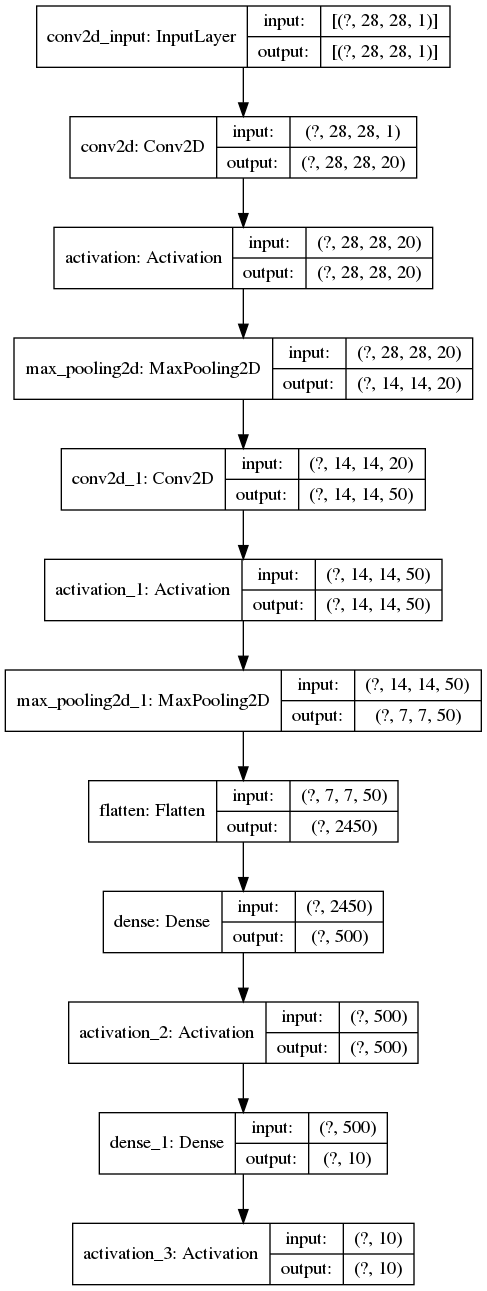
#> input picture conv/lenet.png, 487 x 1291 px
$ python sobel_and_laplacian.py --image ../conv/lenet.png   (older library calls are emulated)
#> lines starting #> are read from the running program, lines starting #| are printed output that depends on the picture
import numpy as np
import argparse
import cv2

ap = argparse.ArgumentParser()
ap.add_argument("-i", "--image", required = True,
help = "Path to the image")
args = vars(ap.parse_args())

image=cv2.imread(args["image"])
#> image is the input picture: shape (1291, 487, 3); min 0, max 255, mean 240.6
image=cv2.cvtColor(image,cv2.COLOR_BGR2GRAY)
#> image: shape (1291, 487)
#blurred=cv2.GaussianBlur(image,(5,5),0) #not necessary
cv2.imshow("Image",image)

lap=cv2.Laplacian(image,cv2.CV_64F)
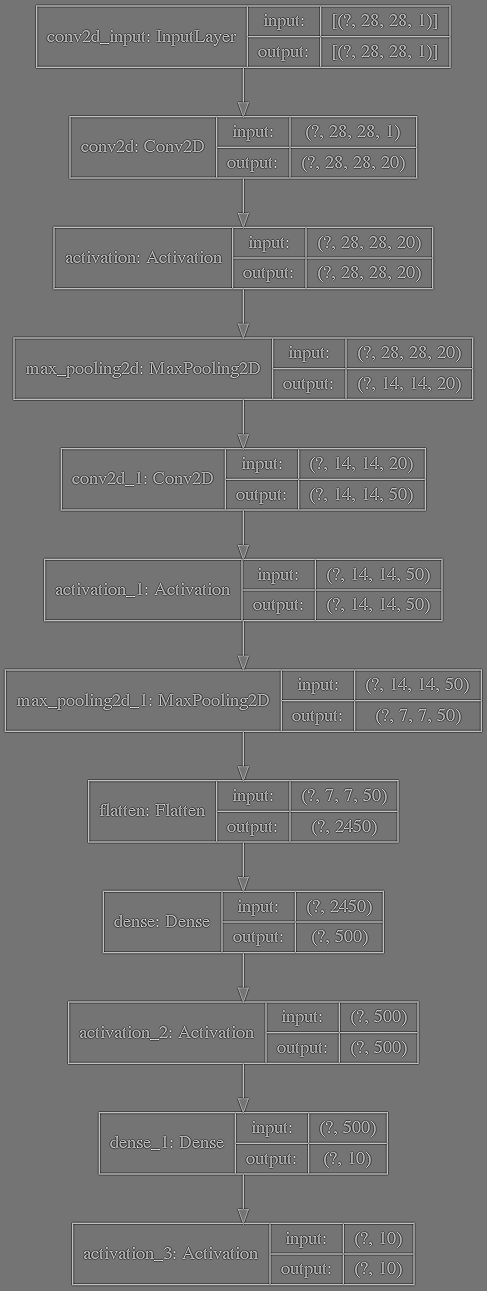
#> lap: shape (1291, 487) float64; min -643, max 765, mean 0; drawn with min black and max white
lap=np.uint8(np.absolute(lap))
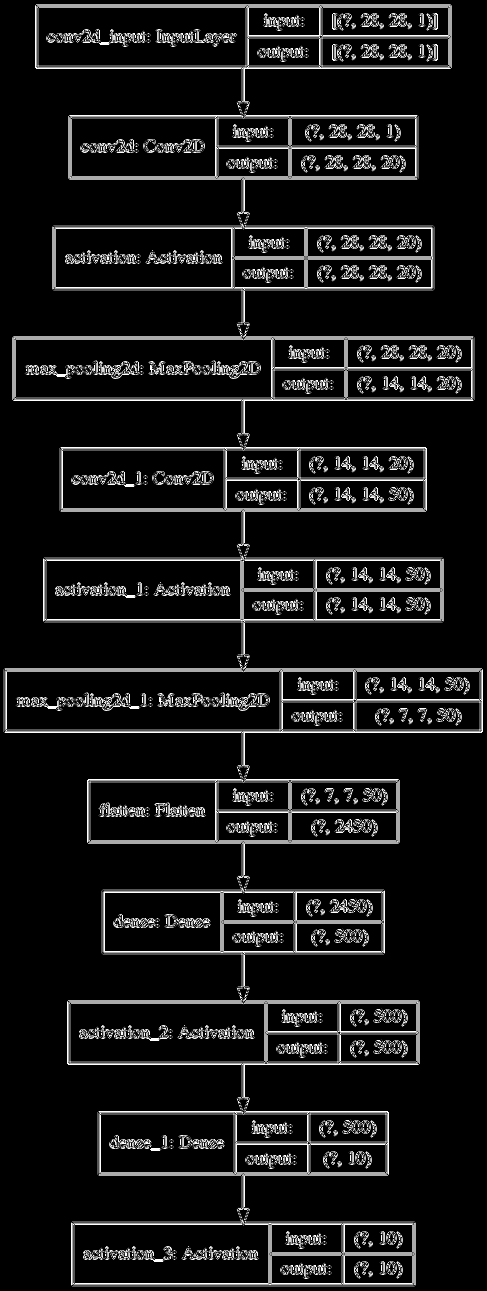
#> lap: shape (1291, 487); min 0, max 255, mean 23.3
cv2.imshow("Laplacian",lap)

sobelX=cv2.Sobel(image,cv2.CV_64F,1,0)
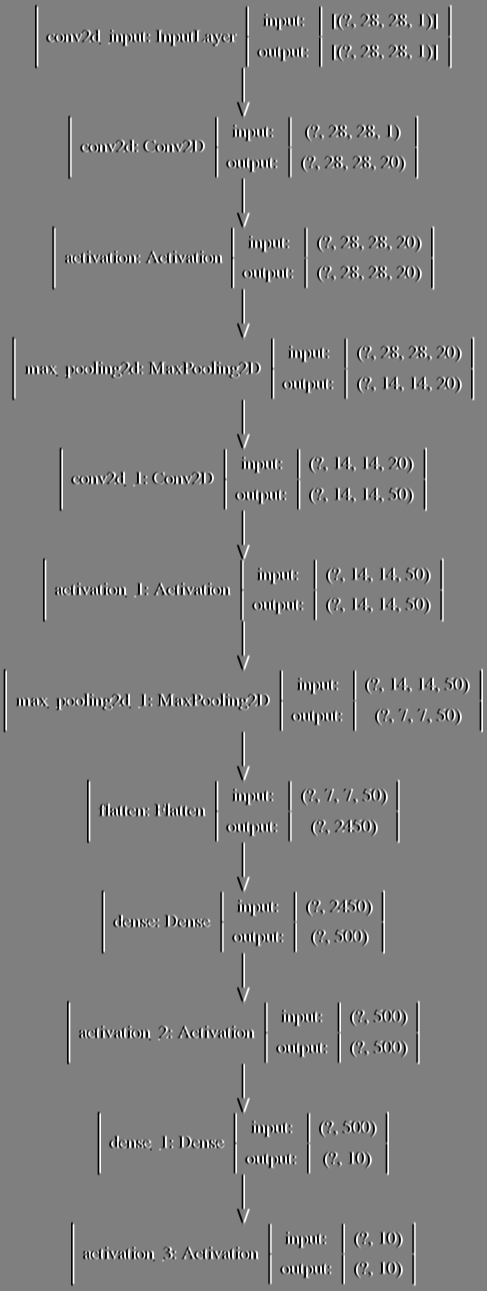
#> sobelX: shape (1291, 487) float64; min -1020, max 1020, mean 0; drawn with min black and max white
sobelY=cv2.Sobel(image,cv2.CV_64F,0,1)
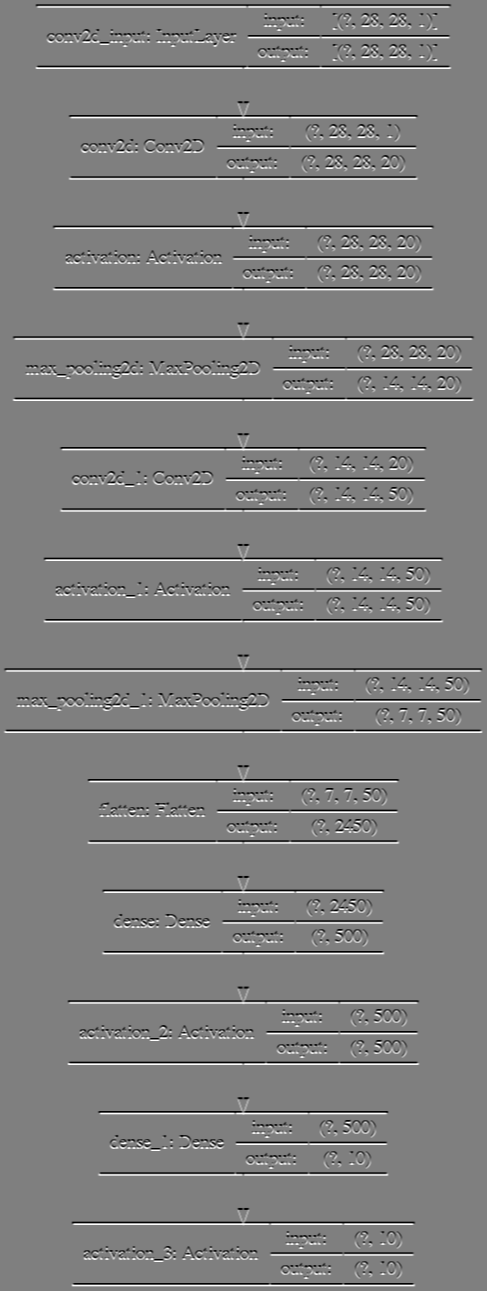
#> sobelY: shape (1291, 487) float64; min -1020, max 1020, mean 0; drawn with min black and max white
(minVal, maxVal) = (np.min(sobelX), np.max(sobelX))
#> minVal = -1020; maxVal = 1020
print(minVal, maxVal) # returns -813 822
#| -1020.0 1020.0

sobelX=np.uint8(np.absolute(sobelX))
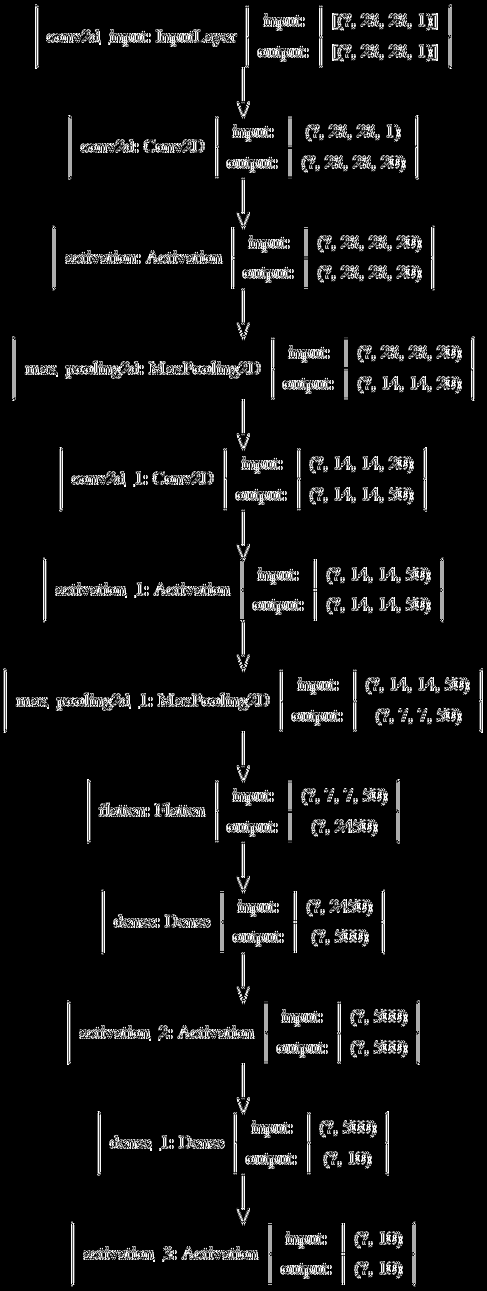
#> sobelX: shape (1291, 487); min 0, max 255, mean 14.7
sobelY=np.uint8(np.absolute(sobelY))
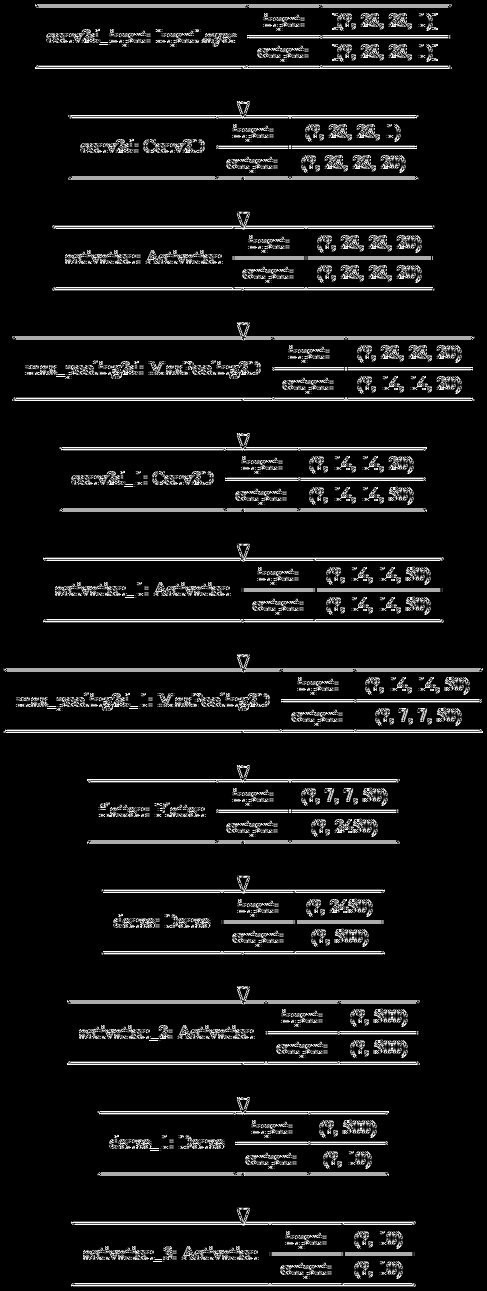
#> sobelY: shape (1291, 487); min 0, max 255, mean 20.8
#taking absolute will result in edges being shown white irrespective of whether they are postive slope or negative slope
(minVal, maxVal) = (np.min(sobelX), np.max(sobelX))
#> minVal = 0; maxVal = 255
print(minVal, maxVal) # returns 0 255
#| 0 255

sobelCombined=cv2.bitwise_or(sobelX,sobelY)
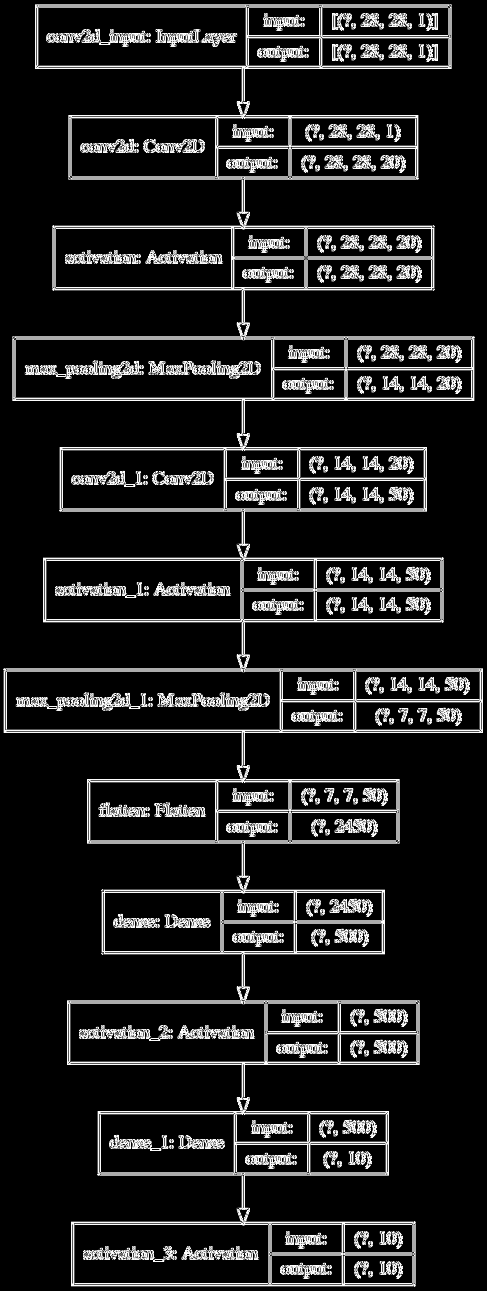
#> sobelCombined: shape (1291, 487); min 0, max 255, mean 30.4

cv2.imshow("Sobel X", sobelX)
cv2.imshow("Sobel Y", sobelY)
cv2.imshow("Sobel Combined", sobelCombined)
cv2.waitKey(0)
'''
Why are we using a 64-bit float now?
The reason involves the transition of black-to-white and
white-to-black in the image.
Transitioning from black-to-white is considered a posi-
tive slope, whereas a transition from white-to-black is a
negative slope. If you remember our discussion of image
arithmetic in Chapter 6, you’ll know that an 8-bit unsigned
integer does not represent negative values. Either it will be
clipped to zero if you are using OpenCV or a modulus operation will be performed using NumPy.


The short answer here is that if you don’t use a floating
point data type when computing the gradient magnitude
image, you will miss edges, specifically the white-to-black
transitions.
In order to ensure you catch all edges, use a floating point
data type, then take the absolute value of the gradient im-
age and convert it back to an 8-bit unsigned integer, as in
Line 15. This is definitely an important technique to take
note of – otherwise you’ll be missing edges in your image!
'''
